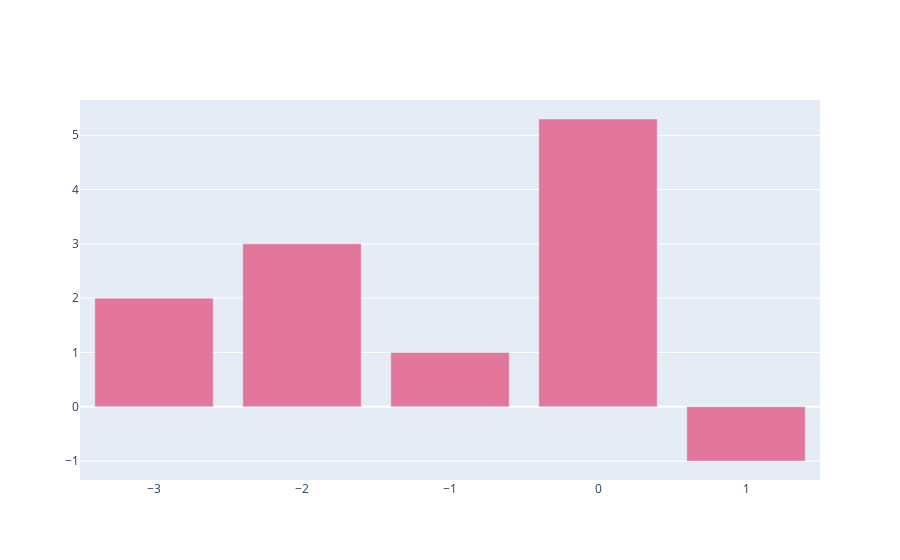

Write notebook code for a chart like this one.
### Code cell
import plotly.graph_objects as go
fig = go.Figure(data=go.Bar(x=[-3,-2,-1,0,1], y=[2, 3, 1, 5.3, -1], marker_color='rgb(226, 118, 155)'))
fig.show()

### Figure 1 — Plotly figure (JSON) as saved in the notebook; plotly's stock layout.template omitted (floating-point values rounded to 4 significant figures)
{"data": [{"marker": {"color": "rgb(226, 118, 155)"}, "type": "bar", "x": [-3, -2, -1, 0, 1], "y": [2, 3, 1, 5.3, -1]}], "layout": {}}
